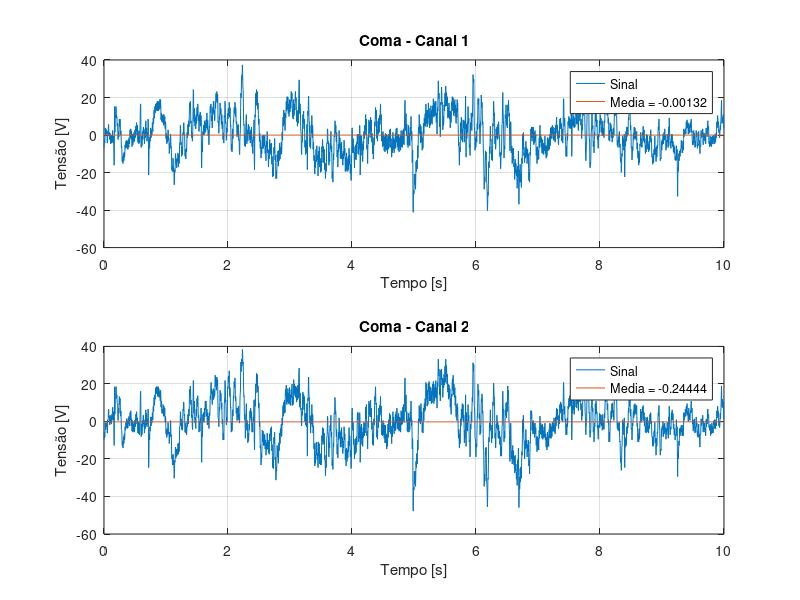

Source code (MATLAB): (Note: this script raises an error after producing the figure.)
%--------------------------------------------------------------------------
% FEDERAL UNIVERSITY OF UBERLANDIA
% Faculty of Electrical Engineering
% Biomedical Engineering
%--------------------------------------------------------------------------
% Author: Italo Gustavo Sampaio Fernandes
% Contact: italogsfernandes@gmail.com
% Git: www.github.com/italogfernandes
%--------------------------------------------------------------------------
% Decription: 
% Entrada:
%    - Arquivo Coma
%    - Tempos iniciais e Finais (ti e tf)
% Saida:
%   - valores1
%   - potencias
%--------------------------------------------------------------------------

close all;

% -------------------------------------------------------------------------
% Select Dataset
% Carrega os aquivos salva em X e libera a memoria
load coma
x = coma; % Arquivo de 20 canais de EEG em [V],durante 10 segundos a 250Hz
Fs = 250; % Frequencia de Amostragem
ti = 0; % Definicao do tempo de inicio
tf = 10; % Definicao do tempo final
clear coma;

[Q, N] = size(x);
samplePeriod = 1/Fs; % Periodo de Amostragem
t = samplePeriod*(0:(N-1)); % Vetor de tempo em [s]


% -------------------------------------------------------------------------
% Plotando Dados Lidos

num_ch = 2; % Selecione a Quantidade de canais que deseja plotar
figure();
for ii=1:num_ch
    subplot(num_ch,1,ii);
    plot(t(t >= ti & t < tf), x(ii,:));
    hold on;
    plot(t(t >= ti & t < tf), mean(x(ii,:)).*ones(size(x(ii,:))));
    legend('Sinal', ['Media = ' num2str(mean(x(ii,:)))] );
    grid on;
    title(['Coma - Canal ' num2str(ii)]) 
    ylabel('Tensão [V]');
    xlabel('Tempo [s]');
end


% -------------------------------------------------------------------------
% Parte A - Calculo de Valores 1

% Chama a função GetValores1
% Mandando como Argumento os valores de 
% X onde o tempo é maior ou igual o tempo inicial
% e menor do que o tempo final
valores1 = GetValores1(x(:,t >= ti & t < tf,:)); 

% -------------------------------------------------------------------------
% Parte B - Calculo de Potencia

% Chama a função GetPotencia com o mesmo argumento da parte A
potencias = GetPotencia(x(:,t >= ti & t < tf,:)); 

% -------------------------------------------------------------------------
% Plotando Dados Calculados

figure();
for ii=1:num_ch
    subplot(num_ch,1,ii);
    plot(t(t >= ti & t < tf), valores1(ii,:));
    hold on;
    plot(t(t >= ti & t < tf), mean(valores1(ii,:)).*ones(size(valores1(ii,:))));
    legend('Sinal', ['Media = ' num2str(mean(valores1(ii,:)))] );
    text(tf-3,-40,['Potencia: ' num2str(potencias(ii))])
    grid on;
    title(['Valores 1 - Canal ' num2str(ii)]) 
    ylabel('Tensão [V]');
    xlabel('Tempo [s]');
end

